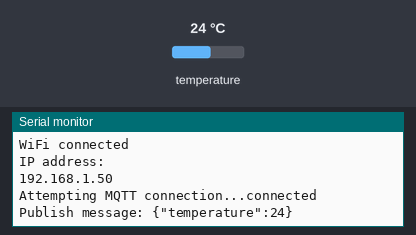
The program below on a simulated ESP8266 (NodeMCU). Parts: the last lines printed to the serial monitor. The test bench sets the inputs (shaded band); at power-on: temperature 24 °C. WiFi joins after 1.5 s; servers stay silent unless stated; no MQTT or app messages arrive unless stated.

Above: at 7.7 s.
7.8 s: temperature set to 12 °C
At 9.9 s:
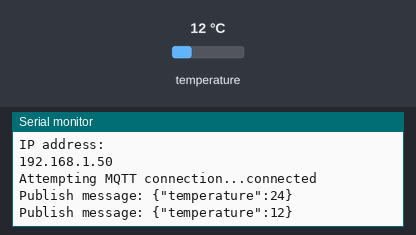
10.5 s: temperature set to 19 °C
At 12.6 s:
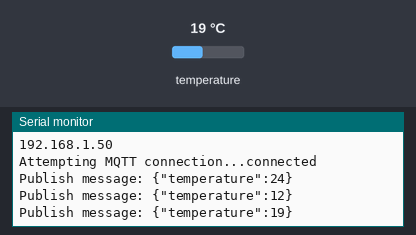
Timing chart, 0 to 14.1 s (numbered marks = the images above; inputs shaded):
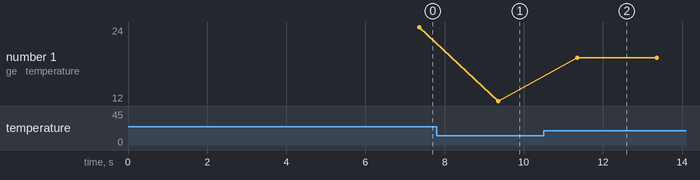

Measured:
- after the input at 7.8 s, the serial monitor: prints a new line after 1.6 s (image 1)
- after the input at 10.5 s, the serial monitor: prints a new line after 0.86 s (image 2)
- plotted number 1: 24 → 12 after the input at 7.8 s, 12 → 19 after the input at 10.5 s

The program:

main.cpp
```cpp
/**
 * 本demo基于
 * PubSubClient
 * DHT11
 * ArduinoJson
 *
 */
#include <Arduino.h>
#include <mqtt_device_info.h>
#include <ESP8266WiFi.h>
#include <PubSubClient.h>
#include <ArduinoJson.h>
#include <DHT.h>
#include <OneWire.h>
#include <DallasTemperature.h>

const char *ssid = "HUAWEI_57E0";
const char *password = "lyw97461476";

const char *mqtt_server = "183.230.40.39";

WiFiClient espClient;
PubSubClient client(espClient);
unsigned long lastMsg = 0;
#define MSG_BUFFER_SIZE    (50)
char msg[MSG_BUFFER_SIZE];

#define DHTPIN 2
#define DHTTYPE DHT11
DHT dht(DHTPIN, DHTTYPE);

#define ONE_WIRE_BUS 2
OneWire oneWire(ONE_WIRE_BUS);
DallasTemperature sensors(&oneWire);
DeviceAddress insideThermometer;

void setup_wifi() {

    delay(10);
    // We start by connecting to a WiFi network
    Serial.println();
    Serial.print("Connecting to ");
    Serial.println(ssid);

    WiFi.mode(WIFI_STA);
    WiFi.begin(ssid, password);

    while (WiFi.status() != WL_CONNECTED) {
        delay(500);
        Serial.print(".");
    }

    randomSeed(micros());

    Serial.println("");
    Serial.println("WiFi connected");
    Serial.println("IP address: ");
    Serial.println(WiFi.localIP());
}

void reconnect() {
    // Loop until we're reconnected
    while (!client.connected()) {
        Serial.print("Attempting MQTT connection...");
        String clientId = DEVICE_INFO_CLIENT_ID;
        String user = DEVICE_INFO_USER;
        String pass = DEVICE_INFO_PASSWORD;
        // Attempt to connect
        if (client.connect(clientId.c_str(), user.c_str(), pass.c_str())) {
            Serial.println("connected");
            // Once connected, publish an announcement...
//            client.publish("outTopic", "hello world");
        } else {
            Serial.print("failed, rc=");
            Serial.print(client.state());
            Serial.println(" try again in 5 seconds");
            // Wait 5 seconds before retrying
            delay(5000);
        }
    }
}

void setup() {
    delay(5000);
    // write your initialization code here
    Serial.begin(115200);
    setup_wifi();
    client.setServer(mqtt_server, 6002);

    if (IOT_DEVICE_TYPE == IOT_DEVICE_TYPE_DHT11) {
        dht.begin();
    } else if (IOT_DEVICE_TYPE == IOT_DEVICE_TYPE_DS18B20) {
        sensors.begin();
        if (!sensors.getAddress(insideThermometer, 0)) Serial.println("Unable to find address for Device 0");
        // resolution: 9~12
        sensors.setResolution(insideThermometer, 12);
    }
}

void loop() {
    if (WiFi.status() != WL_CONNECTED) {
        Serial.println("WiFi.status() WiFi not connected!");
        delay(5000);
        ESP.restart();
        return;
    }

    // write your code here
    if (!client.connected()) {
        reconnect();
    }
    client.loop();

    unsigned long now = millis();
    if (now - lastMsg > 2000) {
        lastMsg = now;

        if (IOT_DEVICE_TYPE == IOT_DEVICE_TYPE_DHT11) {
            float h = dht.readHumidity();
            float t = dht.readTemperature();
            if (!isnan(h) && !isnan(t)) {
                StaticJsonDocument<200> doc;
                doc["temperature"] = t;
                doc["humidity"] = h;

                String output;
                serializeJson(doc, output);

                Serial.print("Publish message: ");
                Serial.println(output);
                client.publish(DEVICE_INFO_TOPIC, output.c_str());
            }
        } else if (IOT_DEVICE_TYPE == IOT_DEVICE_TYPE_DS18B20) {
            sensors.requestTemperatures();
            float tempC = sensors.getTempC(insideThermometer);
            if (tempC != DEVICE_DISCONNECTED_C) {
                StaticJsonDocument<200> doc;
                doc["temperature"] = tempC;

                String output;
                serializeJson(doc, output);

                Serial.print("Publish message: ");
                Serial.println(output);
                client.publish("outTopic/ds18b20_1", output.c_str());
            }
        }
    }
}
```

mqtt_device_info.h
```cpp
//
// Created by Administrator on 2023/9/5.
//

#ifndef REMOTE_TEMPERATURE_MONITOR_MQTT_DEVICE_INFO_H
#define REMOTE_TEMPERATURE_MONITOR_MQTT_DEVICE_INFO_H

#include <Arduino.h>

#define IOT_DEVICE_TYPE_DHT11 1
#define IOT_DEVICE_TYPE_DS18B20 2
#define IOT_DEVICE_TYPE IOT_DEVICE_TYPE_DS18B20

//dht11
//const String DEVICE_INFO_CLIENT_ID = "1120624586";
//const String DEVICE_INFO_USER = "604861";
//const String DEVICE_INFO_PASSWORD = "123456dht11";
//const char *DEVICE_INFO_TOPIC = "outTopic";

//ds18b20
const String DEVICE_INFO_CLIENT_ID = "1135617362";
const String DEVICE_INFO_USER = "604861";
const String DEVICE_INFO_PASSWORD = "ds18b201";
const char *DEVICE_INFO_TOPIC = "outTopic/ds18b20_1";

#endif //REMOTE_TEMPERATURE_MONITOR_MQTT_DEVICE_INFO_H
```
